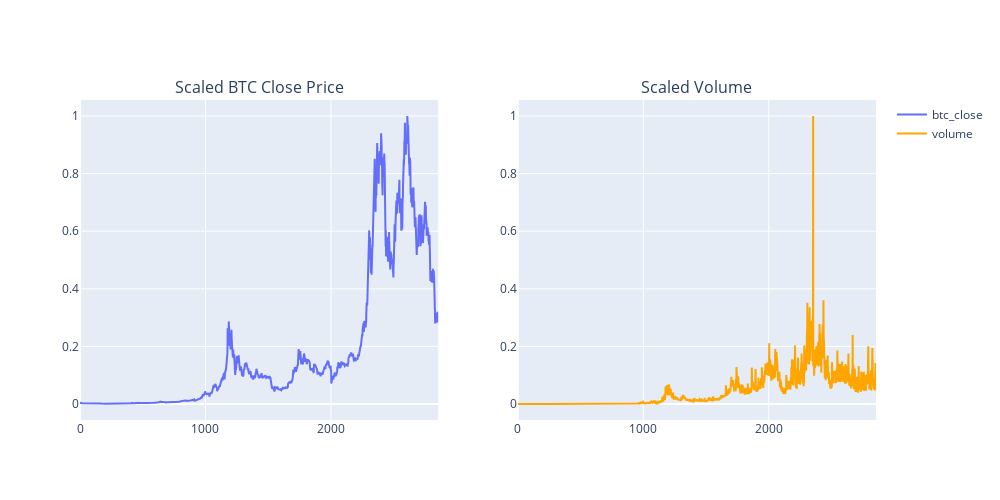

Notebook code for this chart:
### Code cell
fig = make_subplots(rows=1, cols=2, subplot_titles=("Scaled BTC Close Price", "Scaled Volume"))

fig.add_trace(go.Scatter(x=df_train.index, y=train_data[:, df_train.columns.get_loc("btc_close")], name='btc_close'), row=1, col=1)
fig.add_trace(go.Scatter(x=df_train.index, y=train_data[:, df_train.columns.get_loc("volume")], name='volume', line=dict(color='orange')), row=1, col=2)
fig.update_layout(height=500, width=1000, showlegend=True)
fig.show()

### Figure 1 — Plotly figure (JSON) as saved in the notebook; plotly's stock layout.template omitted (floating-point values rounded to 4 significant figures; data arrays with more than 128 entries replaced by an {"elided": "..."} marker saying what was removed)
{"data": [{"name": "btc_close", "type": "scatter", "x": {"elided": "2856 int values"}, "xaxis": "x", "y": {"elided": "2856 float values"}, "yaxis": "y"}, {"line": {"color": "orange"}, "name": "volume", "type": "scatter", "x": {"elided": "2856 int values"}, "xaxis": "x2", "y": {"elided": "2856 float values"}, "yaxis": "y2"}], "layout": {"annotations": [{"font": {"size": 16}, "showarrow": false, "text": "Scaled BTC Close Price", "x": 0.225, "xanchor": "center", "xref": "paper", "y": 1, "yanchor": "bottom", "yref": "paper"}, {"font": {"size": 16}, "showarrow": false, "text": "Scaled Volume", "x": 0.775, "xanchor": "center", "xref": "paper", "y": 1, "yanchor": "bottom", "yref": "paper"}], "height": 500, "showlegend": true, "width": 1000, "xaxis": {"anchor": "y", "domain": [0, 0.45]}, "xaxis2": {"anchor": "y2", "domain": [0.55, 1]}, "yaxis": {"anchor": "x", "domain": [0, 1]}, "yaxis2": {"anchor": "x2", "domain": [0, 1]}}}
